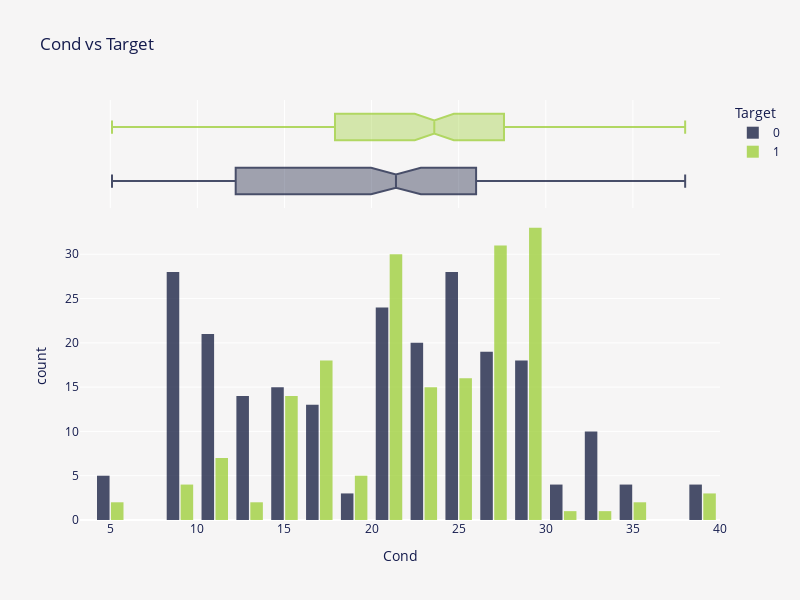

The code cell stored with this chart in its notebook:
### Markdown cell above
<p style="font-size:20px; font-family:JetBrains Mono; color:#3E3F4C; border-bottom: 3px solid #2a357d">Notes 📜</p>
<blockquote style="margin-right:auto; margin-left:auto; background-color:#fffaf6; padding: 15px; border-radius: 10px 10px">
    <ul style="font-size:16px; font-family:JetBrains Mono; color:#3E3F4C; margin-right: 10px; margin-top: 2px; margin-bottom: 2px">
        <li>In the case of <code>Osmo</code>, the issue is similar to the <code>Gravity</code>, i.e. the higher the <code>Osmo</code>, the higher chance of kidney stones presence.</li>
    </ul>
</blockquote>

### Code cell
fig = px.histogram(
    train,
    x="Cond",
    color="Target",
    color_discrete_sequence=["#0f173b", "#9acd32"],
    marginal="box",
    barmode="group",
    hover_data=train.columns,
    height=600,
    width=800,
    title="Cond vs Target",
)
fig.update_layout(
    font=dict(color=FONT_COLOR),
    plot_bgcolor=BACKGROUND_COLOR,
    paper_bgcolor=BACKGROUND_COLOR,
    bargap=0.2,
    bargroupgap=0.1,
)
fig.update_traces(opacity=0.75)
fig.show()

### Figure 1 — Plotly figure (JSON) as saved in the notebook; plotly's stock layout.template omitted (floating-point values rounded to 4 significant figures; data arrays with more than 128 entries replaced by an {"elided": "..."} marker saying what was removed)
{"data": [{"alignmentgroup": "True", "bingroup": "x", "hovertemplate": "Target=0<br>Cond=%{x}<br>count=%{y}<extra></extra>", "legendgroup": "0", "marker": {"color": "#0f173b", "pattern": {"shape": ""}}, "name": "0", "offsetgroup": "0", "opacity": 0.75, "orientation": "v", "showlegend": true, "type": "histogram", "x": {"elided": "230 float values"}, "xaxis": "x", "yaxis": "y"}, {"alignmentgroup": "True", "customdata": {"elided": "230x6 float values"}, "hovertemplate": "Target=%{customdata[5]}<br>Cond=%{x}<br>Gravity=%{customdata[0]}<br>Ph=%{customdata[1]}<br>Osmo=%{customdata[2]}<br>Urea=%{customdata[3]}<br>Calc=%{customdata[4]}<extra></extra>", "legendgroup": "0", "marker": {"color": "#0f173b"}, "name": "0", "notched": true, "offsetgroup": "0", "opacity": 0.75, "showlegend": false, "type": "box", "x": {"elided": "230 float values"}, "xaxis": "x2", "yaxis": "y2"}, {"alignmentgroup": "True", "bingroup": "x", "hovertemplate": "Target=1<br>Cond=%{x}<br>count=%{y}<extra></extra>", "legendgroup": "1", "marker": {"color": "#9acd32", "pattern": {"shape": ""}}, "name": "1", "offsetgroup": "1", "opacity": 0.75, "orientation": "v", "showlegend": true, "type": "histogram", "x": {"elided": "184 float values"}, "xaxis": "x", "yaxis": "y"}, {"alignmentgroup": "True", "customdata": {"elided": "184x6 float values"}, "hovertemplate": "Target=%{customdata[5]}<br>Cond=%{x}<br>Gravity=%{customdata[0]}<br>Ph=%{customdata[1]}<br>Osmo=%{customdata[2]}<br>Urea=%{customdata[3]}<br>Calc=%{customdata[4]}<extra></extra>", "legendgroup": "1", "marker": {"color": "#9acd32"}, "name": "1", "notched": true, "offsetgroup": "1", "opacity": 0.75, "showlegend": false, "type": "box", "x": {"elided": "184 float values"}, "xaxis": "x2", "yaxis": "y2"}], "layout": {"bargap": 0.2, "bargroupgap": 0.1, "barmode": "group", "font": {"color": "#141B4D"}, "height": 600, "legend": {"title": {"text": "Target"}, "tracegroupgap": 0}, "paper_bgcolor": "#F6F5F5", "plot_bgcolor": "#F6F5F5", "title": {"text": "Cond vs Target"}, "width": 800, "xaxis": {"anchor": "y", "domain": [0, 1], "title": {"text": "Cond"}}, "xaxis2": {"anchor": "y2", "domain": [0, 1], "matches": "x", "showgrid": true, "showticklabels": false}, "yaxis": {"anchor": "x", "domain": [0, 0.7326], "title": {"text": "count"}}, "yaxis2": {"anchor": "x2", "domain": [0.7426, 1], "matches": "y2", "showgrid": false, "showline": false, "showticklabels": false, "ticks": ""}}}
